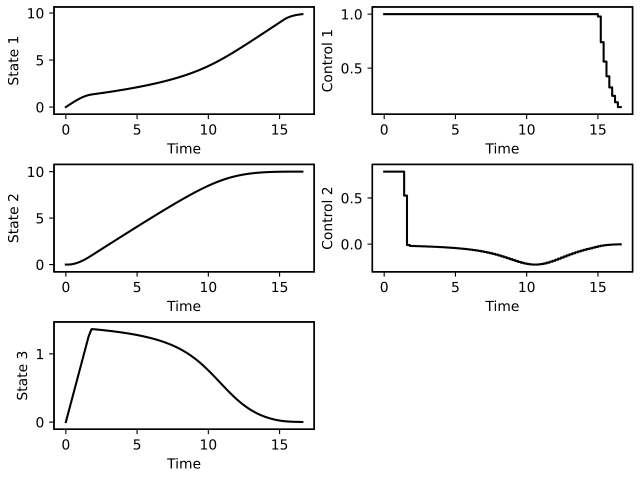

Recreate this plot in Python.
from time import time
import casadi as ca
import numpy as np
from casadi import *
from casadi import sin, cos, pi
import matplotlib.pyplot as plt
from mpc_code import Q_theta
from simulation_code import simulate
import mpctools as mpc
from mpctools.tools import DiscreteSimulator


def DM2Arr(dm):
    return np.array(dm.full())
# Original shift function
def shift_timestep(step_horizon, t0, state_init, u, f):
    f_value = f(state_init, u[:, 0])
    next_state = ca.DM.full(state_init + (step_horizon * f_value))

    t0 = t0 + step_horizon
    u0 = ca.horzcat(
        u[:, 1:],
        ca.reshape(u[:, -1], -1, 1)
    )

    return t0, next_state, u0    

# # modificado, não funciona
# def shift_timestep(step_horizon, t0, state_init, u, F):
#     next_state = ca.DM.full(F(state_init, u[:, 0]))

#     t0 = t0 + step_horizon
#     u0 = ca.horzcat(
#         u[:, 1:],
#         ca.reshape(u[:, -1], -1, 1)
#     )

#     return t0, next_state, u0    

sim_time = 20
x_init = 0
y_init = 0
theta_init = 0
x_target = 10
y_target = 10
theta_target = 0
T = 0.2; #sampling time
N = 10; #horizon step
rob_dim = 0.3;
v_max = 1;
v_min = -v_max;
omega_max = pi/4;
omega_min = -omega_max;
Q_x = 1;
Q_y = 5;
Q_theta = 0.1;
R1 = 0.5;
R2 = 0.05;


x = SX.sym('x');
y = SX.sym('y');
theta = SX.sym('theta');
states = ca.vertcat(
    x,
    y,
    theta
);
n_states = states.numel();

v = SX.sym('v');
omega = SX.sym('omega');
controls = ca.vertcat(
    v,
    omega
)
n_controls = controls.numel();
rhs = ca.vertcat(
    v*cos(theta),
    v*sin(theta),
    omega
);
P = ca.SX.sym('P', n_states + n_states)
U = ca.SX.sym('U', n_controls, N)

f = ca.Function('f',[states,controls],[rhs],['x','u'],['rhs'])

X = ca.SX.sym('X',n_states,N+1)
#computation of the symbolic solution
X[:,0]= P[:n_states]
for k in range(N):
    st = X[:,k]
    con = U[:,k]
    f_value = f(st,con)
    st_next = st + f_value*T
    X[:,k+1] = st_next
ff = ca.Function('ff',[U,P],[X])
# #Integrator to discretize the system - tentiva de mesclar códigos

# int_opts = {
#     'tf': T/N,
#     'simplify': True,
#     'number_of_finite_elements': 4
# }

# dae = {
#     'x': states,
#     'p': controls,
#     'ode': f(states,controls)
# }

# intg = integrator('intg','rk',dae,int_opts) 
# res = intg(x0 = states,p = controls)
# states_next = res['xf'];
# #function to symplify api
# F = ca.Function('F',[states,controls],[states_next],['xk','uk'],['xk1']) 
# sim = F.mapaccum(N) #funciton to accumulate N steps of integration
## plotting example
#x0 = [0,0,0];
#u = [];
#for i in range(N): u.append(1);
#u = np.vstack((u,u))
#res = sim(x0,u)
#tgrid = np.linspace(0,T,N+1)
#tgrid = np.array(tgrid)
#a = np.array(horzcat(x0,res))
#for lin in range(a.shape[0]):
#    plt.plot(tgrid, a[lin, :])
#plt.show()

#Ocp desing

g = [];
Q = ca.diagcat(Q_x,Q_y,Q_theta)
R = ca.diagcat(R1,R2)
obj = 0;
#X = sim(P[0:3],U)
#X = ca.horzcat(P[0:3],X)
for k in range(N):
    st = X[:,k]
    con = U[:,k]
    obj = obj + ((st-P[n_states:]).T @ Q @ (st-P[n_states:]) + con.T @ R @ con)

g = ca.reshape(X,(N+1)*n_states,1)

OPT_variables = ca.vertcat(
    U.reshape((-1, 1))
)
nlp_prob = {
    'f': obj,
    'x': OPT_variables,
    'g': g,
    'p': P
}

opts = {
    'ipopt': {
        'max_iter': 2000,
        'print_level': 0,
        'acceptable_tol': 1e-8,
        'acceptable_obj_change_tol': 1e-6
    },
    'print_time': 0
}

solver = ca.nlpsol('solver', 'ipopt', nlp_prob, opts)

lbx = ca.DM.zeros((n_controls*N, 1))
ubx = ca.DM.zeros((n_controls*N, 1))
lbx[0: n_controls*N: n_controls] = v_min
lbx[1: n_controls*N: n_controls] = omega_min
ubx[0: n_controls*N: n_controls] = v_max
ubx[1: n_controls*N: n_controls] = omega_max
args = {
    'lbg': -ca.inf,
    'ubg': ca.inf,
    #'lbg': -30,
    #'ubg': 30,
    'lbx': lbx,
    'ubx': ubx
}

t0 = 0
state_init = ca.DM([x_init, y_init, theta_init])        # initial state
state_target = ca.DM([x_target, y_target, theta_target])  # target state
t = ca.DM(t0)
u0 = ca.DM.zeros((n_controls, N))  # initial control = [0,0,0,] (n_controls x N)
X0 = ca.repmat(state_init, 1, N+1)         # initial state full [state_init,state_init...N*]
#original era N+1
mpc_iter = 0
cat_states = DM2Arr(X0)
cat_controls = DM2Arr(u0[:, 0])
times = np.array([[0]])

###############################################################################

if __name__ == '__main__':
    main_loop = time()  # return time in sec
    while (ca.norm_2(state_init - state_target) > 1e-1) and (mpc_iter * T < sim_time):
        t1 = time()
        args['p'] = ca.vertcat(
            state_init,    # current state
            state_target   # target state
        )
        # optimization variable current state
        args['x0'] = ca.reshape(u0.T, n_controls*N, 1)

        sol = solver(
            x0=args['x0'],
            lbx=args['lbx'],
            ubx=args['ubx'],
            lbg=args['lbg'],
            ubg=args['ubg'],
            p=args['p']
        )

        u = ca.reshape(sol['x'], n_controls, N)
        X0 = ff(u,args['p'])
        #X0 = sim(args['p'][0:3],u)
        
        
        cat_states = np.dstack((
            cat_states,
            DM2Arr(X0)
        ))

        cat_controls = np.vstack((
            cat_controls,
            DM2Arr(u[:, 0])
        ))
        t = np.vstack((
            t,
            t0
        ))

        t0, state_init, u0 = shift_timestep(T, t0, state_init, u, f)

        # print(X0)
        X0 = ca.horzcat(
            X0[:, :],
            ca.reshape(X0[:, -1], -1, 1)
        )

        # xx ...
        t2 = time()
        print(mpc_iter)
        print(t2-t1)
        times = np.vstack((
            times,
            t2-t1
        ))

        mpc_iter = mpc_iter + 1

    main_loop_time = time()
    ss_error = ca.norm_2(state_init - state_target)

    print('\n\n')
    print('Total time: ', main_loop_time - main_loop)
    print('avg iteration time: ', np.array(times).mean() * 1000, 'ms')
    print('final error: ', ss_error)

simulate(cat_states, cat_controls, times, T, N,
             np.array([x_init, y_init, theta_init, x_target, y_target, theta_target]), save=False)

q = cat_states[:,0,:].T
w = cat_controls.reshape((85,2))
w = w[1:,:]
z = np.append(0,np.arange(0,round(t[-1][0],1),T))
z = np.append(z,16.6)
fig = mpc.plots.mpcplot(q,w,z)
plt.show()
mpc.plots.showandsave(fig,"my_mpc_code.pdf")
             
